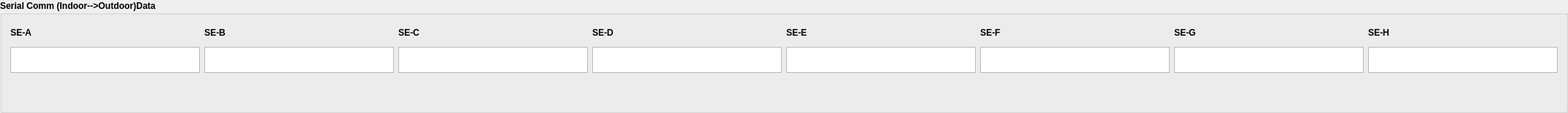
              <widget class="QGroupBox" name="groupBox_11">
               <property name="font">
                <font>
                 <pointsize>9</pointsize>
                 <weight>75</weight>
                 <bold>true</bold>
                </font>
               </property>
               <property name="title">
                <string>Serial Comm (Indoor--&gt;Outdoor)Data</string>
               </property>
               <layout class="QGridLayout" name="gridLayout_6">
                <item row="0" column="0">
                 <layout class="QHBoxLayout" name="horizontalLayout_38">
                  <item>
                   <layout class="QVBoxLayout" name="verticalLayout_148">
                    <item>
                     <widget class="QLabel" name="OutTemplabel_12">
                      <property name="minimumSize">
                       <size>
                        <width>0</width>
                        <height>26</height>
                       </size>
                      </property>
                      <property name="maximumSize">
                       <size>
                        <width>16777215</width>
                        <height>35</height>
                       </size>
                      </property>
                      <property name="text">
                       <string>SE-A</string>
                      </property>
                     </widget>
                    </item>
                    <item>
                     <widget class="QTextEdit" name="OutTemp_textEdit_12">
                      <property name="minimumSize">
                       <size>
                        <width>0</width>
                        <height>26</height>
                       </size>
                      </property>
                      <property name="maximumSize">
                       <size>
                        <width>16777215</width>
                        <height>35</height>
                       </size>
                      </property>
                      <property name="readOnly">
                       <bool>true</bool>
                      </property>
                     </widget>
                    </item>
                    <item>
                     <spacer name="verticalSpacer_63">
                      <property name="orientation">
                       <enum>Qt::Vertical</enum>
                      </property>
                      <property name="sizeHint" stdset="0">
                       <size>
                        <width>20</width>
                        <height>40</height>
                       </size>
                      </property>
                     </spacer>
                    </item>
                   </layout>
                  </item>
                  <item>
                   <layout class="QVBoxLayout" name="verticalLayout_149">
                    <item>
                     <widget class="QLabel" name="CtrlTemp_label_4">
                      <property name="minimumSize">
                       <size>
                        <width>0</width>
                        <height>26</height>
                       </size>
                      </property>
                      <property name="maximumSize">
                       <size>
                        <width>16777215</width>
                        <height>35</height>
                       </size>
                      </property>
                      <property name="text">
                       <string>SE-B</string>
                      </property>
                     </widget>
                    </item>
                    <item>
                     <widget class="QTextEdit" name="CtrlTemp_textEdit_4">
                      <property name="minimumSize">
                       <size>
                        <width>0</width>
                        <height>26</height>
                       </size>
                      </property>
                      <property name="maximumSize">
                       <size>
                        <width>16777215</width>
                        <height>35</height>
                       </size>
                      </property>
                      <property name="readOnly">
                       <bool>true</bool>
                      </property>
                     </widget>
                    </item>
                    <item>
                     <spacer name="verticalSpacer_66">
                      <property name="orientation">
                       <enum>Qt::Vertical</enum>
                      </property>
                      <property name="sizeHint" stdset="0">
                       <size>
                        <width>20</width>
                        <height>40</height>
                       </size>
                      </property>
                     </spacer>
                    </item>
                   </layout>
                  </item>
                  <item>
                   <layout class="QVBoxLayout" name="verticalLayout_150">
                    <item>
                     <widget class="QLabel" name="OutTemplabel_13">
                      <property name="minimumSize">
                       <size>
                        <width>0</width>
                        <height>26</height>
                       </size>
                      </property>
                      <property name="maximumSize">
                       <size>
                        <width>16777215</width>
                        <height>35</height>
                       </size>
                      </property>
                      <property name="text">
                       <string>SE-C</string>
                      </property>
                     </widget>
                    </item>
                    <item>
                     <widget class="QTextEdit" name="OutTemp_textEdit_13">
                      <property name="minimumSize">
                       <size>
                        <width>0</width>
                        <height>26</height>
                       </size>
                      </property>
                      <property name="maximumSize">
                       <size>
                        <width>16777215</width>
                        <height>35</height>
                       </size>
                      </property>
                      <property name="readOnly">
                       <bool>true</bool>
                      </property>
                     </widget>
                    </item>
                    <item>
                     <spacer name="verticalSpacer_67">
                      <property name="orientation">
                       <enum>Qt::Vertical</enum>
                      </property>
                      <property name="sizeHint" stdset="0">
                       <size>
                        <width>20</width>
                        <height>40</height>
                       </size>
                      </property>
                     </spacer>
                    </item>
                   </layout>
                  </item>
                  <item>
                   <layout class="QVBoxLayout" name="verticalLayout_151">
                    <item>
                     <widget class="QLabel" name="OutTemplabel_14">
                      <property name="minimumSize">
                       <size>
                        <width>0</width>
                        <height>26</height>
                       </size>
                      </property>
                      <property name="maximumSize">
                       <size>
                        <width>16777215</width>
                        <height>35</height>
                       </size>
                      </property>
                      <property name="text">
                       <string>SE-D</string>
                      </property>
                     </widget>
                    </item>
                    <item>
                     <widget class="QTextEdit" name="OutTemp_textEdit_14">
                      <property name="minimumSize">
                       <size>
                        <width>0</width>
                        <height>26</height>
                       </size>
                      </property>
                      <property name="maximumSize">
                       <size>
                        <width>16777215</width>
                        <height>35</height>
                       </size>
                      </property>
                      <property name="readOnly">
                       <bool>true</bool>
                      </property>
                     </widget>
                    </item>
                    <item>
                     <spacer name="verticalSpacer_68">
                      <property name="orientation">
                       <enum>Qt::Vertical</enum>
                      </property>
                      <property name="sizeHint" stdset="0">
                       <size>
                        <width>20</width>
                        <height>40</height>
                       </size>
                      </property>
                     </spacer>
                    </item>
                   </layout>
                  </item>
                  <item>
                   <layout class="QVBoxLayout" name="verticalLayout_155">
                    <item>
                     <widget class="QLabel" name="OutTemplabel_15">
                      <property name="minimumSize">
                       <size>
                        <width>0</width>
                        <height>26</height>
                       </size>
                      </property>
                      <property name="maximumSize">
                       <size>
                        <width>16777215</width>
                        <height>35</height>
                       </size>
                      </property>
                      <property name="text">
                       <string>SE-E</string>
                      </property>
                     </widget>
                    </item>
                    <item>
                     <widget class="QTextEdit" name="OutTemp_textEdit_15">
                      <property name="minimumSize">
                       <size>
                        <width>0</width>
                        <height>26</height>
                       </size>
                      </property>
                      <property name="maximumSize">
                       <size>
                        <width>16777215</width>
                        <height>35</height>
                       </size>
                      </property>
                      <property name="readOnly">
                       <bool>true</bool>
                      </property>
                     </widget>
                    </item>
                    <item>
                     <spacer name="verticalSpacer_69">
                      <property name="orientation">
                       <enum>Qt::Vertical</enum>
                      </property>
                      <property name="sizeHint" stdset="0">
                       <size>
                        <width>20</width>
                        <height>40</height>
                       </size>
                      </property>
                     </spacer>
                    </item>
                   </layout>
                  </item>
                  <item>
                   <layout class="QVBoxLayout" name="verticalLayout_156">
                    <item>
                     <widget class="QLabel" name="OutTemplabel_16">
                      <property name="minimumSize">
                       <size>
                        <width>0</width>
                        <height>26</height>
                       </size>
                      </property>
                      <property name="maximumSize">
                       <size>
                        <width>16777215</width>
                        <height>35</height>
                       </size>
                      </property>
                      <property name="text">
                       <string>SE-F</string>
                      </property>
                     </widget>
                    </item>
                    <item>
                     <widget class="QTextEdit" name="OutTemp_textEdit_16">
                      <property name="minimumSize">
                       <size>
                        <width>0</width>
                        <height>26</height>
                       </size>
                      </property>
                      <property name="maximumSize">
                       <size>
                        <width>16777215</width>
                        <height>35</height>
                       </size>
                      </property>
                      <property name="readOnly">
                       <bool>true</bool>
                      </property>
                     </widget>
                    </item>
                    <item>
                     <spacer name="verticalSpacer_72">
                      <property name="orientation">
                       <enum>Qt::Vertical</enum>
                      </property>
                      <property name="sizeHint" stdset="0">
                       <size>
                        <width>20</width>
                        <height>40</height>
                       </size>
                      </property>
                     </spacer>
                    </item>
                   </layout>
                  </item>
                  <item>
                   <layout class="QVBoxLayout" name="verticalLayout_157">
                    <item>
                     <widget class="QLabel" name="Settingtemp_label_4">
                      <property name="minimumSize">
                       <size>
                        <width>0</width>
                        <height>26</height>
                       </size>
                      </property>
                      <property name="maximumSize">
                       <size>
                        <width>16777215</width>
                        <height>35</height>
                       </size>
                      </property>
                      <property name="text">
                       <string>SE-G</string>
                      </property>
                     </widget>
                    </item>
                    <item>
                     <widget class="QTextEdit" name="SettingTemp__textEdit_4">
                      <property name="minimumSize">
                       <size>
                        <width>0</width>
                        <height>26</height>
                       </size>
                      </property>
                      <property name="maximumSize">
                       <size>
                        <width>16777215</width>
                        <height>35</height>
                       </size>
                      </property>
                      <property name="readOnly">
                       <bool>true</bool>
                      </property>
                     </widget>
                    </item>
                    <item>
                     <spacer name="verticalSpacer_73">
                      <property name="orientation">
                       <enum>Qt::Vertical</enum>
                      </property>
                      <property name="sizeHint" stdset="0">
                       <size>
                        <width>20</width>
                        <height>40</height>
                       </size>
                      </property>
                     </spacer>
                    </item>
                   </layout>
                  </item>
                  <item>
                   <layout class="QVBoxLayout" name="verticalLayout_158">
                    <item>
                     <widget class="QLabel" name="Safety_label_4">
                      <property name="minimumSize">
                       <size>
                        <width>0</width>
                        <height>26</height>
                       </size>
                      </property>
                      <property name="maximumSize">
                       <size>
                        <width>16777215</width>
                        <height>35</height>
                       </size>
                      </property>
                      <property name="text">
                       <string>SE-H</string>
                      </property>
                     </widget>
                    </item>
                    <item>
                     <widget class="QTextEdit" name="Safety_textEdit_4">
                      <property name="minimumSize">
                       <size>
                        <width>0</width>
                        <height>26</height>
                       </size>
                      </property>
                      <property name="maximumSize">
                       <size>
                        <width>16777215</width>
                        <height>35</height>
                       </size>
                      </property>
                      <property name="readOnly">
                       <bool>true</bool>
                      </property>
                     </widget>
                    </item>
                    <item>
                     <spacer name="verticalSpacer_74">
                      <property name="orientation">
                       <enum>Qt::Vertical</enum>
                      </property>
                      <property name="sizeHint" stdset="0">
                       <size>
                        <width>20</width>
                        <height>40</height>
                       </size>
                      </property>
                     </spacer>
                    </item>
                   </layout>
                  </item>
                 </layout>
                </item>
               </layout>
              </widget>
